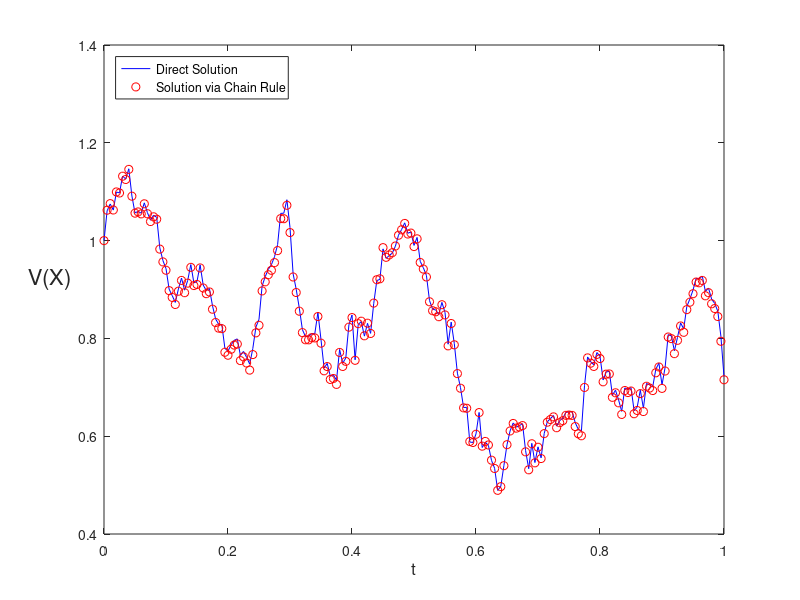

The MATLAB script that drew this image:
%CHAIN  Test stochastic Chain Rule
%
% Solve SDE for V(X) = sqrt(X) where X solves 
%         dX = (alpha - X) dt + beta sqrt(X) dW,   X(0) = Xzero,
%      with alpha = 2, beta = 1 and Xzero = 1.
% Xem1 is Euler-Maruyama solution for X. 
% Xem2 is Euler-Maruyama solution of SDE for V from Chain Rule.
% Hence, we compare sqrt(Xem1) and Xem2.
% Note: abs is used for safety inside sqrt, but has no effect in this case.

rng(100,'v5normal');
alpha = 2; beta = 1; T = 1; N = 200; dt = T/N;  % Problem parameters
Xzero = 1; Xzero2 = sqrt(Xzero);                % 

Dt = dt;                                        % EM steps of size Dt = dt
Xem1 = zeros(1,N); Xem2 = zeros(1,N);           % preallocate for efficiency 
Xtemp1 = Xzero;  Xtemp2 = Xzero2;
for j = 1:N
   Winc = sqrt(dt)*randn;  
   f1 = (alpha-Xtemp1);
   g1 = beta*sqrt(abs(Xtemp1));
   Xtemp1 = Xtemp1 + Dt*f1 + Winc*g1;
   Xem1(j) = Xtemp1;
   f2 = (4*alpha-beta^2)/(8*Xtemp2) - Xtemp2/2;
   g2 = beta/2;
   Xtemp2 = Xtemp2 + Dt*f2 + Winc*g2;
   Xem2(j) = Xtemp2;
end

plot([0:Dt:T],[sqrt([Xzero,abs(Xem1)])],'b-',[0:Dt:T],[Xzero,Xem2],'ro')
legend('Direct Solution','Solution via Chain Rule','location','northwest')
xlabel('t','FontSize',12) 
ylabel('V(X)','FontSize',16,'Rotation',0,'HorizontalAlignment','right')

% suppress code analyzer message
%#ok<*NOPTS>

Xdiff = norm(sqrt(Xem1) - Xem2,'inf')